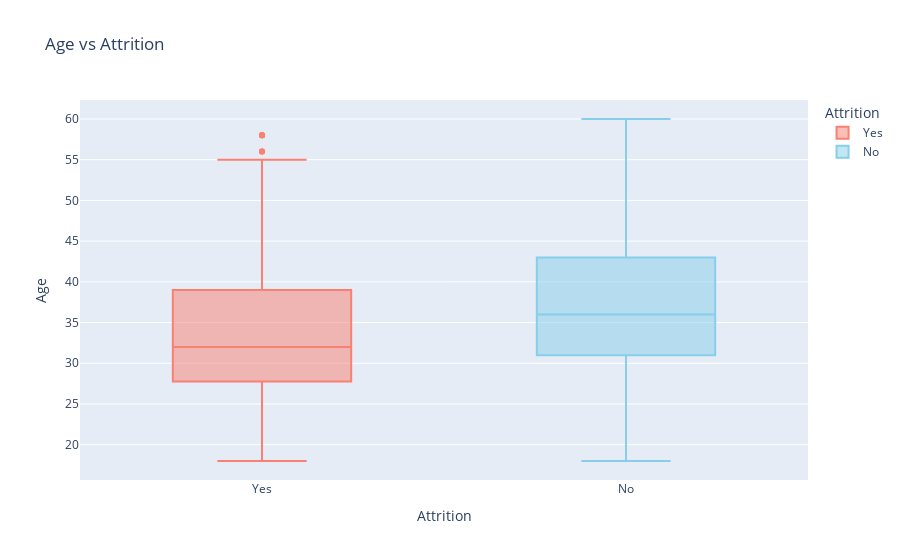
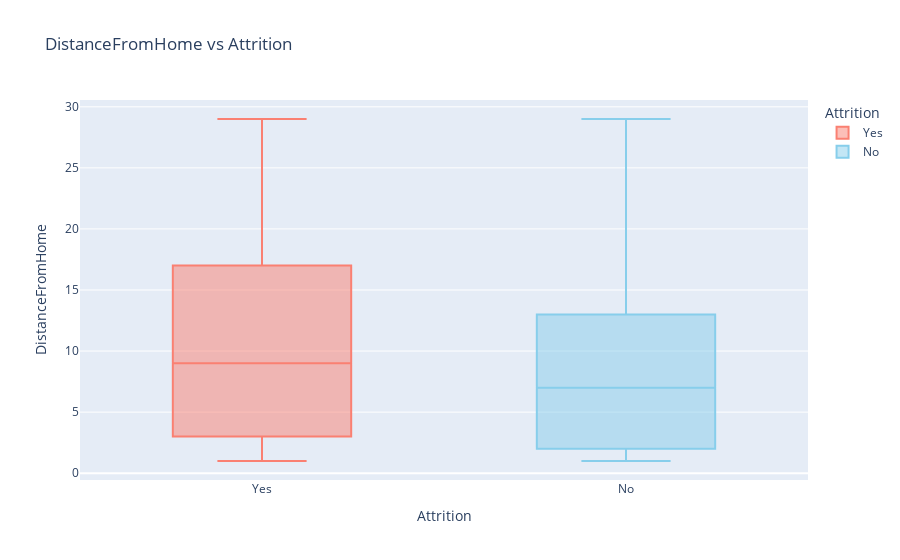
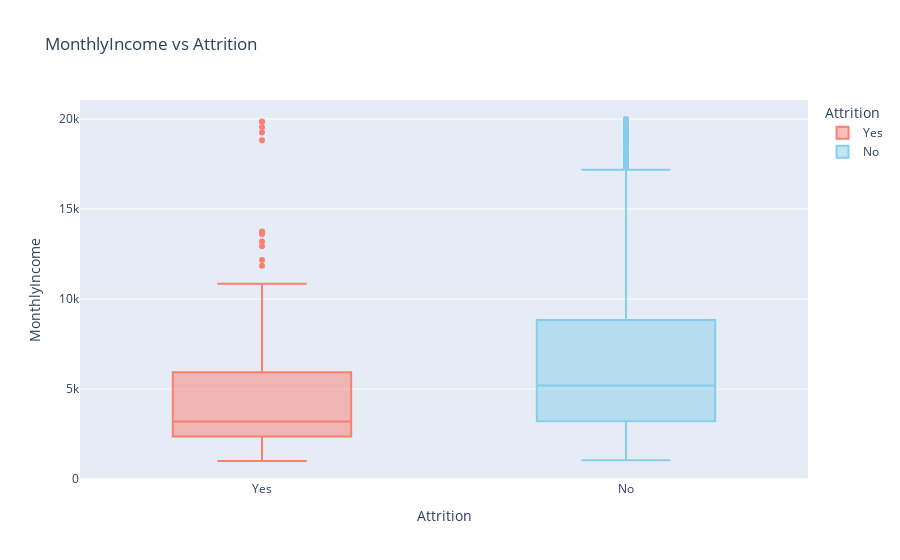
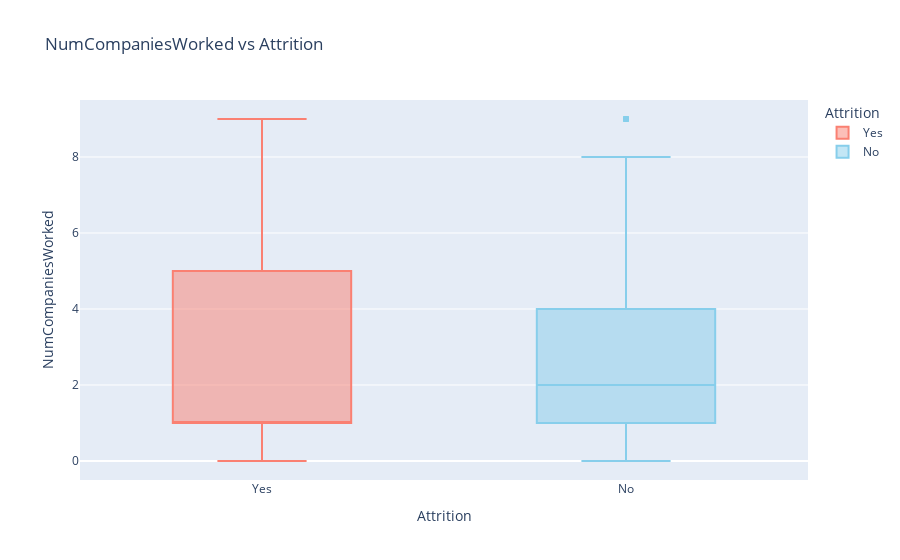

The notebook cell these images were saved under, in order:
### Code cell
num_cols = ['Age', 'DistanceFromHome', 'MonthlyIncome', 'NumCompaniesWorked',
            'TotalWorkingYears', 'YearsAtCompany', 'YearsInCurrentRole',
            'YearsSinceLastPromotion', 'YearsWithCurrManager']

for col in num_cols:
    fig = px.box(data, x='Attrition', y=col, color='Attrition',
                 title=f"{col} vs Attrition",
                 color_discrete_sequence=['salmon', 'skyblue'])
    fig.show()

### Figure 1 — Plotly figure (JSON) as saved in the notebook; plotly's stock layout.template omitted (floating-point values rounded to 4 significant figures; data arrays with more than 128 entries replaced by an {"elided": "..."} marker saying what was removed)
{"data": [{"alignmentgroup": "True", "hovertemplate": "Attrition=%{x}<br>Age=%{y}<extra></extra>", "legendgroup": "Yes", "marker": {"color": "salmon"}, "name": "Yes", "notched": false, "offsetgroup": "Yes", "orientation": "v", "showlegend": true, "type": "box", "x": {"elided": "237 str values"}, "x0": " ", "xaxis": "x", "y": {"elided": "237 int values"}, "y0": " ", "yaxis": "y"}, {"alignmentgroup": "True", "hovertemplate": "Attrition=%{x}<br>Age=%{y}<extra></extra>", "legendgroup": "No", "marker": {"color": "skyblue"}, "name": "No", "notched": false, "offsetgroup": "No", "orientation": "v", "showlegend": true, "type": "box", "x": {"elided": "1233 str values"}, "x0": " ", "xaxis": "x", "y": {"elided": "1233 int values"}, "y0": " ", "yaxis": "y"}], "layout": {"boxmode": "overlay", "legend": {"title": {"text": "Attrition"}, "tracegroupgap": 0}, "title": {"text": "Age vs Attrition"}, "xaxis": {"anchor": "y", "categoryarray": ["Yes", "No"], "categoryorder": "array", "domain": [0, 1], "title": {"text": "Attrition"}}, "yaxis": {"anchor": "x", "domain": [0, 1], "title": {"text": "Age"}}}}

### Figure 2 — Plotly figure (JSON) as saved in the notebook; plotly's stock layout.template omitted (floating-point values rounded to 4 significant figures; data arrays with more than 128 entries replaced by an {"elided": "..."} marker saying what was removed)
{"data": [{"alignmentgroup": "True", "hovertemplate": "Attrition=%{x}<br>DistanceFromHome=%{y}<extra></extra>", "legendgroup": "Yes", "marker": {"color": "salmon"}, "name": "Yes", "notched": false, "offsetgroup": "Yes", "orientation": "v", "showlegend": true, "type": "box", "x": {"elided": "237 str values"}, "x0": " ", "xaxis": "x", "y": {"elided": "237 int values"}, "y0": " ", "yaxis": "y"}, {"alignmentgroup": "True", "hovertemplate": "Attrition=%{x}<br>DistanceFromHome=%{y}<extra></extra>", "legendgroup": "No", "marker": {"color": "skyblue"}, "name": "No", "notched": false, "offsetgroup": "No", "orientation": "v", "showlegend": true, "type": "box", "x": {"elided": "1233 str values"}, "x0": " ", "xaxis": "x", "y": {"elided": "1233 int values"}, "y0": " ", "yaxis": "y"}], "layout": {"boxmode": "overlay", "legend": {"title": {"text": "Attrition"}, "tracegroupgap": 0}, "title": {"text": "DistanceFromHome vs Attrition"}, "xaxis": {"anchor": "y", "categoryarray": ["Yes", "No"], "categoryorder": "array", "domain": [0, 1], "title": {"text": "Attrition"}}, "yaxis": {"anchor": "x", "domain": [0, 1], "title": {"text": "DistanceFromHome"}}}}

### Figure 3 — Plotly figure (JSON) as saved in the notebook; plotly's stock layout.template omitted (floating-point values rounded to 4 significant figures; data arrays with more than 128 entries replaced by an {"elided": "..."} marker saying what was removed)
{"data": [{"alignmentgroup": "True", "hovertemplate": "Attrition=%{x}<br>MonthlyIncome=%{y}<extra></extra>", "legendgroup": "Yes", "marker": {"color": "salmon"}, "name": "Yes", "notched": false, "offsetgroup": "Yes", "orientation": "v", "showlegend": true, "type": "box", "x": {"elided": "237 str values"}, "x0": " ", "xaxis": "x", "y": {"elided": "237 int values"}, "y0": " ", "yaxis": "y"}, {"alignmentgroup": "True", "hovertemplate": "Attrition=%{x}<br>MonthlyIncome=%{y}<extra></extra>", "legendgroup": "No", "marker": {"color": "skyblue"}, "name": "No", "notched": false, "offsetgroup": "No", "orientation": "v", "showlegend": true, "type": "box", "x": {"elided": "1233 str values"}, "x0": " ", "xaxis": "x", "y": {"elided": "1233 int values"}, "y0": " ", "yaxis": "y"}], "layout": {"boxmode": "overlay", "legend": {"title": {"text": "Attrition"}, "tracegroupgap": 0}, "title": {"text": "MonthlyIncome vs Attrition"}, "xaxis": {"anchor": "y", "categoryarray": ["Yes", "No"], "categoryorder": "array", "domain": [0, 1], "title": {"text": "Attrition"}}, "yaxis": {"anchor": "x", "domain": [0, 1], "title": {"text": "MonthlyIncome"}}}}

### Figure 4 — Plotly figure (JSON) as saved in the notebook; plotly's stock layout.template omitted (floating-point values rounded to 4 significant figures; data arrays with more than 128 entries replaced by an {"elided": "..."} marker saying what was removed)
{"data": [{"alignmentgroup": "True", "hovertemplate": "Attrition=%{x}<br>NumCompaniesWorked=%{y}<extra></extra>", "legendgroup": "Yes", "marker": {"color": "salmon"}, "name": "Yes", "notched": false, "offsetgroup": "Yes", "orientation": "v", "showlegend": true, "type": "box", "x": {"elided": "237 str values"}, "x0": " ", "xaxis": "x", "y": {"elided": "237 int values"}, "y0": " ", "yaxis": "y"}, {"alignmentgroup": "True", "hovertemplate": "Attrition=%{x}<br>NumCompaniesWorked=%{y}<extra></extra>", "legendgroup": "No", "marker": {"color": "skyblue"}, "name": "No", "notched": false, "offsetgroup": "No", "orientation": "v", "showlegend": true, "type": "box", "x": {"elided": "1233 str values"}, "x0": " ", "xaxis": "x", "y": {"elided": "1233 int values"}, "y0": " ", "yaxis": "y"}], "layout": {"boxmode": "overlay", "legend": {"title": {"text": "Attrition"}, "tracegroupgap": 0}, "title": {"text": "NumCompaniesWorked vs Attrition"}, "xaxis": {"anchor": "y", "categoryarray": ["Yes", "No"], "categoryorder": "array", "domain": [0, 1], "title": {"text": "Attrition"}}, "yaxis": {"anchor": "x", "domain": [0, 1], "title": {"text": "NumCompaniesWorked"}}}}
